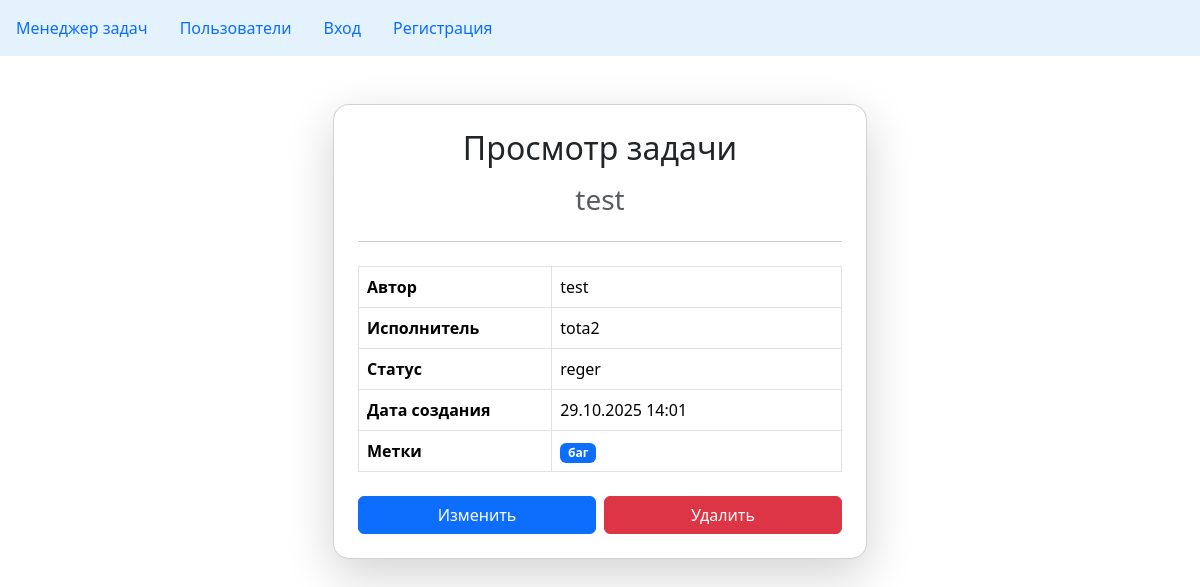
Page /tasks/task/2 on the earlier database version.
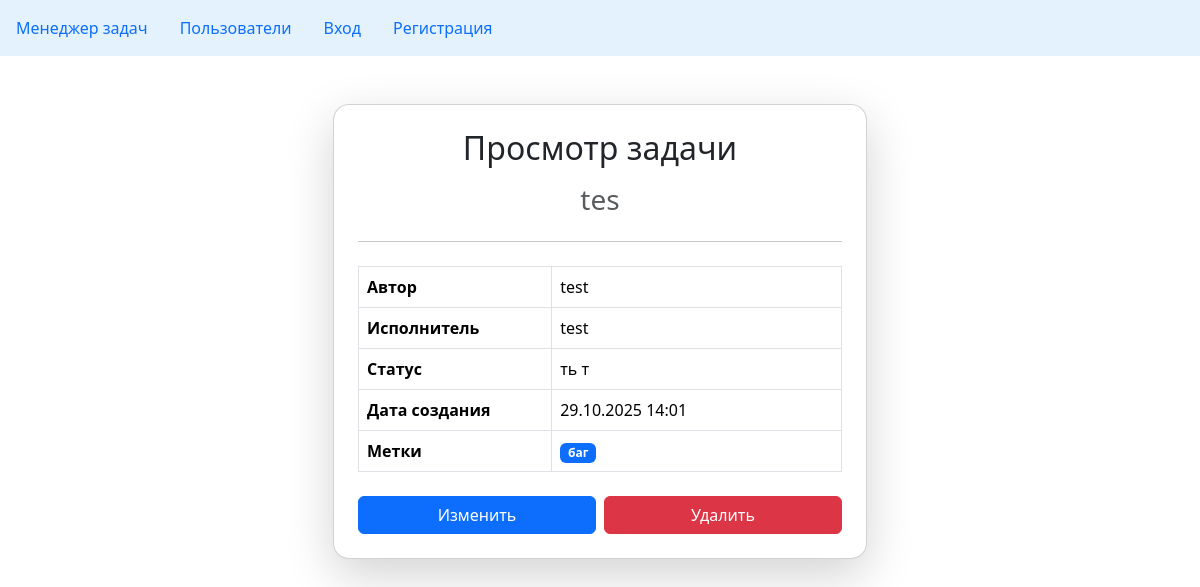
Same page on the later database version.
### task_manager/tasks/models.py (models this page shows, shortened)
class Task(models.Model):
    name = models.CharField(max_length=255, unique=True )
    description = models.CharField(blank=True)
    status = models.ForeignKey(Status, on_delete=models.PROTECT)
    executor = models.ForeignKey(User, on_delete=models.SET_NULL, null=True, blank=True, related_name='executed_tasks')
    author = models.ForeignKey(User, on_delete=models.PROTECT, related_name='created_task')
    labels = models.ManyToManyField(Labels, blank=True)
    created_at = models.DateTimeField(auto_now_add=True)
    class Meta:
        ordering = ['id']

### task_manager/statuses/models.py (models this page shows)
class Status(models.Model):
    name = models.CharField(max_length=100,unique=True)
    created_at = models.DateTimeField(auto_now_add=True)
    class Meta:
        ordering = ['id']
    def __str__(self):
        return self.name

### task_manager/tasks/views.py (the view)
# urls.py: path('task/<int:pk>', DetailViewTask.as_view(),name='detail_view'),
class DetailViewTask(DetailView):
    model = Task
    template_name = 'tasks/detail_view.html'
    context_object_name = 'task'

### task_manager/templates/tasks/detail_view.html
{% extends "base.html" %}
{% load django_bootstrap5 %}
{% block content %}
<div class="container mt-5">
  <div class="row justify-content-center">
    <div class="col-md-6">
      <div class="card shadow-lg rounded-4">
        <div class="card-body p-4">
          <h2 class="text-center mb-3">Просмотр задачи</h2>
          <h3 class="text-muted text-center mb-4">
            {{ task.description|default:"Задача без описания" }}
          </h3>
          <hr class="mb-4">
          <table class="table table-bordered align-middle">
            <tbody>
              <tr>
                <th style="width: 40%;">Автор</th>
                <td>{{ task.author }}</td>
              </tr>
              <tr>
                <th>Исполнитель</th>
                <td>{{ task.executor|default:"—" }}</td>
              </tr>
              <tr>
                <th>Статус</th>
                <td>{{ task.status }}</td>
              </tr>
              <tr>
                <th>Дата создания</th>
                <td>{{ task.created_at|date:"d.m.Y H:i" }}</td>
              </tr>
              <tr>
                <th>Метки</th>
                <td>
                  {% if task.labels.all %}
                    {% for label in task.labels.all %}
                      <span class="badge bg-primary me-1">{{ label.name }}</span>
                    {% endfor %}
                  {% else %}
                    <span class="text-muted">—</span>
                  {% endif %}
                </td>
              </tr>
            </tbody>
          </table>
          <div class="d-flex justify-content-between mt-4">
            <a href="{% url 'update_task' task.id %}" class="btn btn-primary w-50 me-2">Изменить</a>
            <a href="{% url 'delete_task' task.id %}" class="btn btn-danger w-50">Удалить</a>
          </div>
        </div>
      </div>
    </div>
  </div>
</div>
{% endblock %}

Differences in the rows shown:
changed Task "test": description "test" → "tes"; executor "tota2" → "test"; status "reger" → "ть т"
